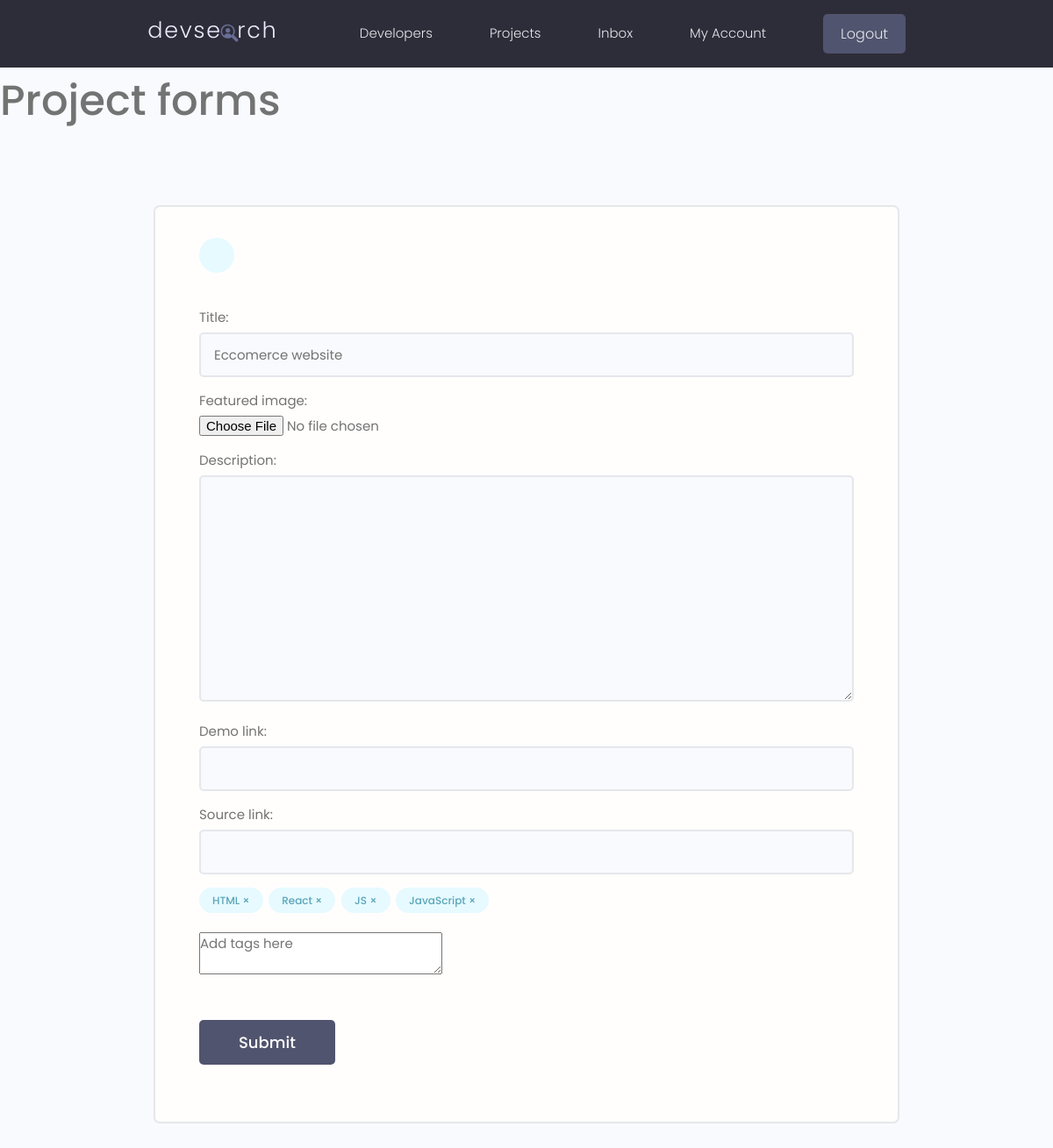
/projects/updateproject/8a4cfe3c-0ec8-4aac-b714-4decbdab6c73 (signed in), run on the app's committed database.
### projects/models.py (models this page shows, shortened)
class Project(models.Model):
    owner = models.ForeignKey(
        Profile, null=True, blank=True, on_delete=models.CASCADE)
    title = models.CharField(max_length=200)
    description = models.TextField(null=True, blank=True)
    featured_image = models.ImageField(null=True, blank=True, default='default.jpg')
    demo_link = models.CharField(max_length=2000, null=True, blank=True)
    source_link = models.CharField(max_length=2000, null=True, blank=True)
    tags = models.ManyToManyField('Tag', blank=True)
    vote_total = models.IntegerField(default=0, null=True, blank=True)
    vote_ratio = models.IntegerField(default=0, null=True, blank=True)
    created = models.DateTimeField(auto_now_add=True)
    id = models.UUIDField(default=uuid.uuid4, unique=True,
                          primary_key=True, editable=False)
    class Meta:
        ordering = ['-vote_ratio', '-vote_total', 'title']

class Tag(models.Model):
    name = models.CharField(max_length=200)
    created = models.DateTimeField(auto_now_add=True)
    id = models.UUIDField(default=uuid.uuid4, unique=True,
                          primary_key=True, editable=False)

### projects/views.py (the view, shortened to what this page needs)
# urls.py: path('updateproject/<str:pk>', views.update_project, name = 'update_project'),
@login_required(login_url='login')
def update_project(request, pk):
    profile = request.user.profile
    project = profile.project_set.get(id=pk)
    form = ProjectFrom(instance=project)
    context = {'form': form, 'project':project}
    return render(request, 'projects/project_form.html', context)

### projects/forms.py
class ProjectFrom(ModelForm):
    class Meta:
        model = Project
        fields = ['title', 'featured_image', 'description', 'demo_link', 'source_link']
        widgets = {
            'tags': forms.CheckboxSelectMultiple(),
        }
    def __init__(self, *args, **kwargs):
        super(ProjectFrom, self).__init__(*args, **kwargs)
        for name, field in self.fields.items():
            field.widget.attrs.update({'class': 'input'})

### projects/templates/projects/project_form.html (shortened to what this page needs)
{% extends 'main.html' %}
{% block content %}
    <h1>Project forms</h1>
    <main class="formPage my-xl">
        <div class="content-box">
            <div class="formWrapper">
                <a class="backButton" href="{% url 'account' %}"></a>
                <br>
                <form class="form" method="POST" enctype="multipart/form-data">
                    {% for field in form %}
                        <div class="form__field">
                            <label for="formInput#text">{{ field.label }}: </label>
                            {{ field }}
                        </div>
                    {% endfor %}
                    <div class="form__field">
                        {% for tag in project.tags.all %}
                            <div class="project-tag tag tag--pill tag--main" data-tag="{{ tag.id }}"
                                 data-project="{{ project.id }}">
                                {{ tag.name }} &#215;
                            </div>
                        {% endfor %}
                    </div>
                    <div class="form__field">
                        <label>
                            <textarea name="newtags" placeholder="Add tags here"></textarea>
                        </label>
                    </div>
                    <input class="btn btn--sub btn--lg  my-md" type="submit" value="Submit"/>
                </form>
            </div>
        </div>
    </main>
{% endblock %}

### static/styles/app.css (style rules this page uses)
:root { --color-sub: #2d2d39; }
.btn--sub { background-color: var(--color-sub-light); }
.content-box { width: 95%; max-width: 85rem; margin: 0 auto; }
.backButton { background: var(--color-main-light); color: var(--color-main); width: 4rem; height: 4rem; display: flex; align-items: center; justify-content: center; border-radius: 50%; }
.formPage .formWrapper { list-style: none; background: var(--color-white); padding: 3.5rem 5rem; border: 2px solid var(--color-light); border-radius: 0.7rem; }

### static/uikit/styles/modules/_variables.css (style rules this page uses)
:root { --color-main: #5aa5b9; --color-main-light: #e6faff; --color-sub: #3f4156; --color-sub-light: #51546e; --color-sub-lighter: #ededfd; --color-text: #737373; --color-gray: #8b8b8b; --color-light: #e5e7eb; --color-light-gray: #767676; --color-bg: #f8fafd; --color-white: #fffefd; --color-white-light: #f3f3f3; --color-success: #359e64; --color-success-bg: #def8e8; --color-error: #fc4b0b; --color-error-bg: #fff2ee; --font-base: 'Poppins', arial, helvetica, 'Segoe UI', roboto, ubuntu, sans-serif; --font-monospace: 'Fira Code', 'Courier New', courier, monospace; --font-regular: 300; --font-medium: 500; --font-bold: 700; --generic-shadow: 1px 1px 5px #00000010; --generic-transition: all 0.3s ease-in-out; }

### static/uikit/styles/modules/_base.css (style rules this page uses)
* { margin: 0; padding: 0; box-sizing: border-box; text-rendering: optimizeLegibility; color: inherit; font-size: inherit; }
html { font-size: 50%; }
@media only screen and (min-width: 480px) { html { font-size: 56.25%; } }
@media only screen and (min-width: 1200px) { html { font-size: 62.5%; } }
body { line-height: 1.6; font-weight: 400; font-size: 1.5rem; color: var(--color-text); background-color: var(--color-bg); min-height: 100vh; }

### static/uikit/styles/modules/_typography.css (style rules this page uses)
* { font-family: var(--font-base); }
h1 { font-size: 4.8rem; font-weight: var(--font-medium); }
a { padding-bottom: 2px; text-decoration: none; display: inline-block; color: var(--color-main); font-weight: var(--font-medium); }

### static/uikit/styles/modules/_utilities.css (style rules this page uses)
.my-md { margin: 3rem auto; }
.my-xl { margin: 8rem auto; }

### static/uikit/styles/modules/_button.css (style rules this page uses)
.btn { display: inline-block; position: relative; cursor: pointer; background-color: var(--color-light); font-weight: var(--font-medium); color: var(--color-sub); text-decoration: none; padding: 1rem 2rem; border-radius: 0.5rem; border: none; width: -webkit-fit-content; width: -moz-fit-content; width: fit-content; height: -webkit-fit-content; height: -moz-fit-content; height: fit-content; font-size: 1.6rem; outline-width: 0; outline-color: transparent; -webkit-backface-visibility: hidden; backface-visibility: hidden; transition: all 0.3s ease-in-out; }
.btn--sub { background-color: var(--color-sub); color: var(--color-white); }
.btn--lg { font-size: 1.8rem; padding: 1.2rem 4.5rem; }

### static/uikit/styles/modules/_form.css (style rules this page uses)
.form { display: block; }
.form__field { margin-top: 1.5rem; margin-bottom: 1.5rem; }
.form__label, .form__field > label { display: block; margin-bottom: 0.5rem; color: var(--color-text); }
input.input[type='text'], input.input[type='email'], input.input[type='password'], input.input[type='number'], textarea.input { min-width: 24rem; width: 100%; padding: 1.2rem 1.5rem; border-radius: 0.5rem; border: 2px solid var(--color-light); transition: all 0.3s ease-in-out; background-color: var(--color-bg); }

### static/uikit/styles/modules/_tag.css (style rules this page uses)
.tag { display: inline-flex; align-items: center; background-color: var(--color-sub); height: -webkit-fit-content; height: -moz-fit-content; height: fit-content; width: -webkit-fit-content; width: -moz-fit-content; width: fit-content; border-radius: 0.5rem; padding: 0.5rem 1.5rem; font-size: 1.2rem; cursor: pointer; }
.tag:not(:last-child) { margin-right: 0.25rem; margin-bottom: 0.75rem; }
.tag--pill { border-radius: 5rem; }
.tag--main, .tag--main > small { background: var(--color-main-light); color: var(--color-main); font-weight: 500; }

### data on the page
Project: form "Eccomerce website"
Tag: name "HTML"
Tag: name "React"
Tag: name "JS"
Tag: name "JavaScript"

### other printed values
{{ field.label }} "Title" "Featured image" "Description" "Demo link" "Source link"
